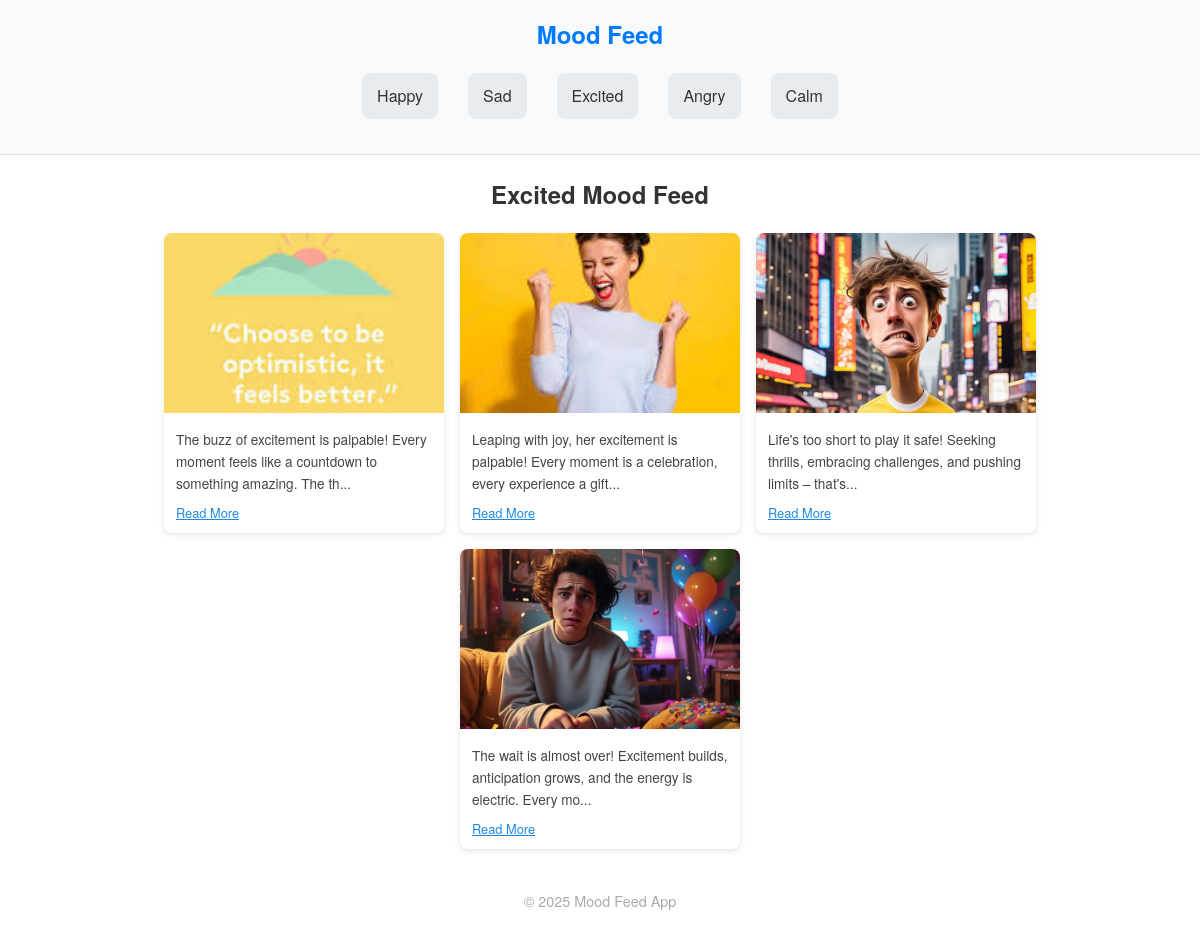
The app's page /mood/excited with its own data.
### models.py (models this page shows)
class Mood(db.Model):
    id = db.Column(db.Integer, primary_key=True)
    name = db.Column(db.String(50), unique=True, nullable=False)
    posts = db.relationship('Post', backref='mood', lazy=True)

class Post(db.Model):
    id = db.Column(db.Integer, primary_key=True)
    caption = db.Column(db.String(255))  # <- ADD THIS LINE
    image_url = db.Column(db.String(255), nullable=False)
    mood_id = db.Column(db.Integer, db.ForeignKey('mood.id'), nullable=False)

### app.py (the view)
@app.route('/mood/<mood_name>')
def mood_feed(mood_name):
    moods = Mood.query.all()
    mood = Mood.query.filter_by(name=mood_name.capitalize()).first_or_404()
    posts = Post.query.filter_by(mood_id=mood.id).all()
    return render_template("feed.html", mood=mood, posts=posts, moods=moods)

### templates/feed.html (shortened to what this page needs)
{% extends "base.html" %}
{% block content %}
<h2 style="text-align: center; color: #333;">{{ mood.name }} Mood Feed</h2>
<div class="gallery">
  {% for post in posts %}
    <div class="card">
      <img src="{{ url_for('static', filename=post.image_url) }}" alt="{{ post.title }}">
      {% if post.caption %}
        <div class="caption-container">
          {% if post.caption|length > 100 %}
            <p class="short-caption">{{ post.caption[:100] }}...</p>
            <span class="read-more-btn" onclick="toggleCaption(this)">Read More</span>
          {% else %}
            <p>{{ post.caption }}</p>
          {% endif %}
        </div>
      {% endif %}
    </div>
  {% endfor %}
</div>
{% endblock %}

### templates/base.html (shortened to what this page needs)
<!doctype html>
<html lang="en">
<head>
</head>
<body>
  <header>
    <h1>Mood Feed</h1>
    <nav>
      <div class="mood-buttons">
        {% for mood in moods %}
          <a href="{{ url_for('mood_feed', mood_name=mood.name.lower()) }}">{{ mood.name }}</a>
        {% endfor %}
      </div>
    </nav>
  </header>
  <div class="container">
    {% block content %}{% endblock %}
  </div>
  <footer>
    <p>&copy; 2025 Mood Feed App</p>
  </footer>
</body>
</html>

### templates/base.html (style rules this page uses)
* { margin: 0; padding: 0; box-sizing: border-box; font-family: "Helvetica Neue", Helvetica, Arial, sans-serif; }
body { background-color: #ffffff; color: #333; line-height: 1.6; padding: 0; }
header { background-color: #f8f9fa; border-bottom: 1px solid #ddd; padding: 15px 30px; text-align: center; }
header h1 { font-size: 24px; color: #007BFF; }
nav { margin-top: 10px; }
nav a { margin: 0 10px; text-decoration: none; color: #007BFF; font-weight: 500; }
.container { max-width: 1100px; margin: 20px auto; padding: 0 20px; }
footer { text-align: center; padding: 20px; color: #aaa; font-size: 0.9rem; }
.mood-buttons { display: flex; justify-content: center; flex-wrap: wrap; gap: 10px; margin: 20px 0; }
.mood-buttons a { padding: 10px 15px; background-color: #e9ecef; border-radius: 8px; color: #333; text-decoration: none; transition: background 0.2s; }

### templates/feed.html (style rules this page uses)
body { background-color: #ffffff; color: #333; font-family: 'Segoe UI', sans-serif; }
.gallery { display: flex; flex-wrap: wrap; justify-content: center; gap: 16px; margin-top: 20px; }
.card { width: 280px; background-color: #fff; border-radius: 8px; box-shadow: 0 2px 6px rgba(0,0,0,0.1); overflow: hidden; display: flex; flex-direction: column; transition: transform 0.3s ease, box-shadow 0.3s ease; }
.card img { width: 100%; height: 180px; object-fit: cover; }
.caption-container { padding: 10px 12px; font-size: 0.85rem; }
.caption-container p { font-size: 0.85rem; margin: 4px 0; color: #444; }
.short-caption { display: block; }
.read-more-btn { font-size: 0.8rem; color: #1e88e5; cursor: pointer; text-decoration: underline; background: none; border: none; padding: 0; margin-top: 4px; display: inline-block; }

### records on screen
Mood: name "Happy"
Mood: name "Sad"
Mood: name "Excited"
Mood: name "Angry"
Mood: name "Calm"
Post: image_url (picture), caption "The buzz of excitement is palpable! Every moment feels like a countdown to something amazing. The th"
Post: image_url (picture), caption "Leaping with joy, her excitement is palpable! Every moment is a celebration, every experience a gift"
Post: image_url (picture), caption "Life's too short to play it safe! Seeking thrills, embracing challenges, and pushing limits – that's"
Post: image_url (picture), caption "The wait is almost over! Excitement builds, anticipation grows, and the energy is electric. Every mo"
